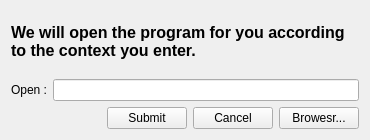
<?xml version="1.0" encoding="UTF-8"?>
<ui version="4.0">
 <class>Widget</class>
 <widget class="QWidget" name="Widget">
  <property name="geometry">
   <rect>
    <x>0</x>
    <y>0</y>
    <width>370</width>
    <height>140</height>
   </rect>
  </property>
  <property name="minimumSize">
   <size>
    <width>370</width>
    <height>140</height>
   </size>
  </property>
  <property name="maximumSize">
   <size>
    <width>370</width>
    <height>140</height>
   </size>
  </property>
  <property name="windowTitle">
   <string>Running</string>
  </property>
  <layout class="QVBoxLayout" name="verticalLayout_2">
   <item>
    <layout class="QVBoxLayout" name="verticalLayout">
     <item>
      <widget class="QLabel" name="label">
       <property name="text">
        <string>&lt;html&gt;&lt;head/&gt;&lt;body&gt;&lt;p&gt;&lt;span style=&quot; font-size:12pt; font-weight:600;&quot;&gt;We will open the program for you according to the context you enter. &lt;/span&gt;&lt;/p&gt;&lt;/body&gt;&lt;/html&gt;</string>
       </property>
       <property name="wordWrap">
        <bool>true</bool>
       </property>
       <property name="openExternalLinks">
        <bool>false</bool>
       </property>
      </widget>
     </item>
     <item>
      <layout class="QHBoxLayout" name="horizontalLayout">
       <item>
        <widget class="QLabel" name="ExeLabel">
         <property name="text">
          <string>Open :</string>
         </property>
        </widget>
       </item>
       <item>
        <widget class="QLineEdit" name="CmdLineEdit"/>
       </item>
      </layout>
     </item>
     <item>
      <layout class="QHBoxLayout" name="horizontalLayout_2">
       <item>
        <spacer name="horizontalSpacer">
         <property name="orientation">
          <enum>Qt::Horizontal</enum>
         </property>
         <property name="sizeHint" stdset="0">
          <size>
           <width>40</width>
           <height>20</height>
          </size>
         </property>
        </spacer>
       </item>
       <item>
        <widget class="QPushButton" name="SubmitButton">
         <property name="text">
          <string>Submit</string>
         </property>
        </widget>
       </item>
       <item>
        <widget class="QPushButton" name="CancelButton">
         <property name="text">
          <string>Cancel</string>
         </property>
        </widget>
       </item>
       <item>
        <widget class="QPushButton" name="BrowserButton">
         <property name="text">
          <string>Browesr...</string>
         </property>
        </widget>
       </item>
      </layout>
     </item>
    </layout>
   </item>
  </layout>
 </widget>
 <layoutdefault spacing="6" margin="11"/>
 <resources/>
 <connections/>
</ui>
